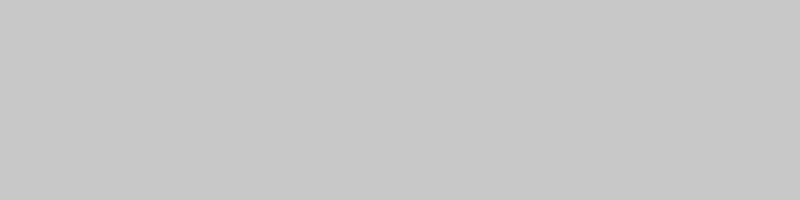
Frame 1 (no input)
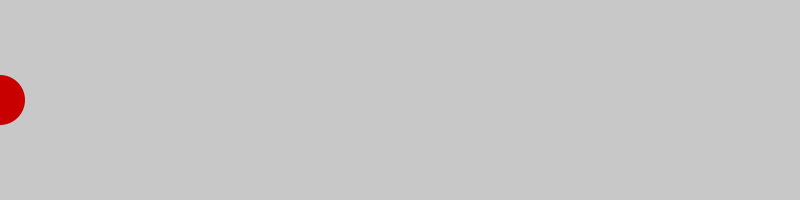
Frame 60 (the mouse pressed at the canvas centre just before this capture)
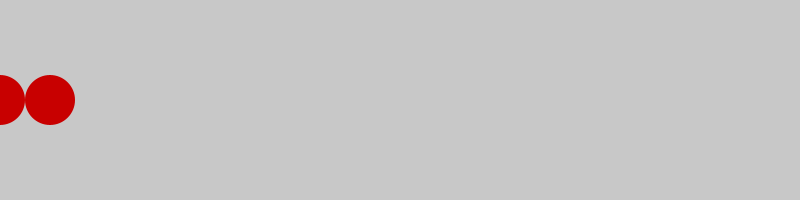
Frame 120 (the mouse held since frame 60 and released just before this capture)

The Processing sketch that drew these frames (run headless with seeded random() and noise(); from frame 60 on, the mouse is pressed at the canvas centre):

// Processing sketch: processing_20147
// ── processing_20147.pde

//Example of a simple timer
//Adjusting "threshold" changes the amount of time.
//See the change below: Suggested by Loan Verneau

int threshold;
int prevMillis=0;
float x = 0.0;
void setup()
{
  size(800,200);
  smooth();
  threshold = 1000;
  fill(200,0,0);
  background(200);
  noStroke();
}

void draw()
{
  if(millis() - prevMillis >= threshold)
  {
      ellipse(x, height/2, 50,50);
      
      x += 50;
      //prevMillis = millis(); 
      prevMillis += threshold; //More Precise over time, 
                              // if precision is important in your project.
 
  }  
}
